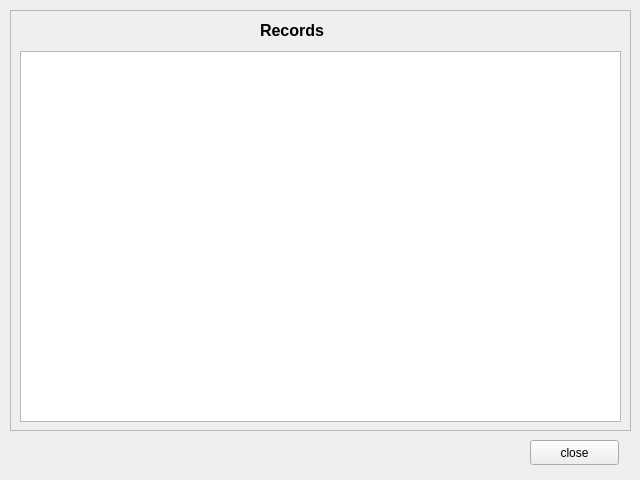
<?xml version="1.0" encoding="UTF-8"?>
<ui version="4.0">
 <class>Form</class>
 <widget class="QWidget" name="Form">
  <property name="geometry">
   <rect>
    <x>0</x>
    <y>0</y>
    <width>640</width>
    <height>480</height>
   </rect>
  </property>
  <property name="windowTitle">
   <string>Form</string>
  </property>
  <widget class="QFrame" name="frame">
   <property name="geometry">
    <rect>
     <x>10</x>
     <y>10</y>
     <width>621</width>
     <height>421</height>
    </rect>
   </property>
   <property name="frameShape">
    <enum>QFrame::StyledPanel</enum>
   </property>
   <property name="frameShadow">
    <enum>QFrame::Raised</enum>
   </property>
   <widget class="QLabel" name="recordLabel">
    <property name="geometry">
     <rect>
      <x>250</x>
      <y>0</y>
      <width>131</width>
      <height>41</height>
     </rect>
    </property>
    <property name="styleSheet">
     <string notr="true">font-size:12pt;
font-weight: bold;</string>
    </property>
    <property name="text">
     <string>Records </string>
    </property>
   </widget>
   <widget class="QTableWidget" name="tableWidget">
    <property name="geometry">
     <rect>
      <x>10</x>
      <y>41</y>
      <width>601</width>
      <height>371</height>
     </rect>
    </property>
   </widget>
  </widget>
  <widget class="QPushButton" name="okbutton">
   <property name="geometry">
    <rect>
     <x>530</x>
     <y>440</y>
     <width>89</width>
     <height>25</height>
    </rect>
   </property>
   <property name="text">
    <string>close</string>
   </property>
  </widget>
 </widget>
 <resources/>
 <connections/>
</ui>
